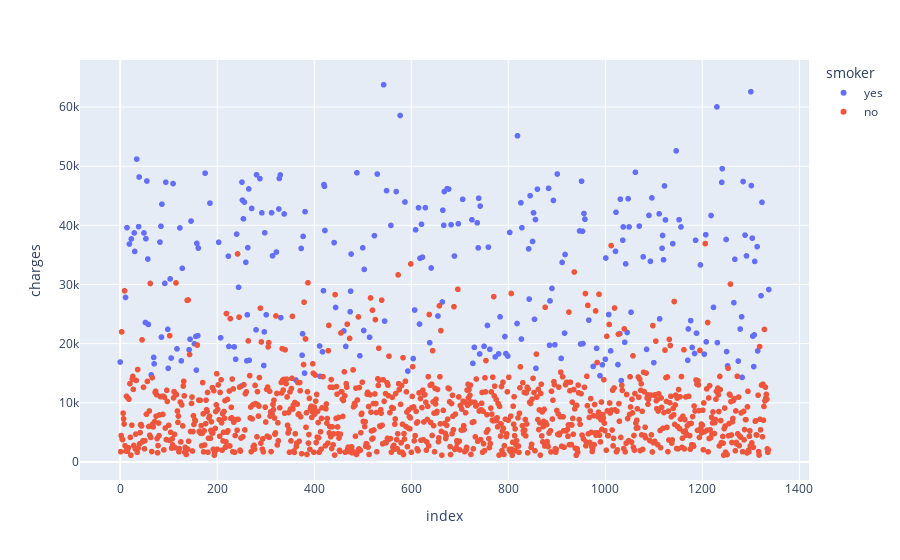

Notebook source saved alongside this figure:
### Code cell
#3. smokers and charges

px.scatter(data_frame= df, y= 'charges', color= 'smoker')

### Figure 1 — Plotly figure (JSON) as saved in the notebook; plotly's stock layout.template omitted (floating-point values rounded to 4 significant figures; data arrays with more than 128 entries replaced by an {"elided": "..."} marker saying what was removed)
{"data": [{"hovertemplate": "smoker=yes<br>index=%{x}<br>charges=%{y}<extra></extra>", "legendgroup": "yes", "marker": {"color": "#636efa", "symbol": "circle"}, "mode": "markers", "name": "yes", "showlegend": true, "type": "scattergl", "x": {"elided": "274 int values"}, "xaxis": "x", "y": {"elided": "274 float values"}, "yaxis": "y"}, {"hovertemplate": "smoker=no<br>index=%{x}<br>charges=%{y}<extra></extra>", "legendgroup": "no", "marker": {"color": "#EF553B", "symbol": "circle"}, "mode": "markers", "name": "no", "showlegend": true, "type": "scattergl", "x": {"elided": "1064 int values"}, "xaxis": "x", "y": {"elided": "1064 float values"}, "yaxis": "y"}], "layout": {"legend": {"title": {"text": "smoker"}, "tracegroupgap": 0}, "margin": {"t": 60}, "xaxis": {"anchor": "y", "domain": [0, 1], "title": {"text": "index"}}, "yaxis": {"anchor": "x", "domain": [0, 1], "title": {"text": "charges"}}}}
